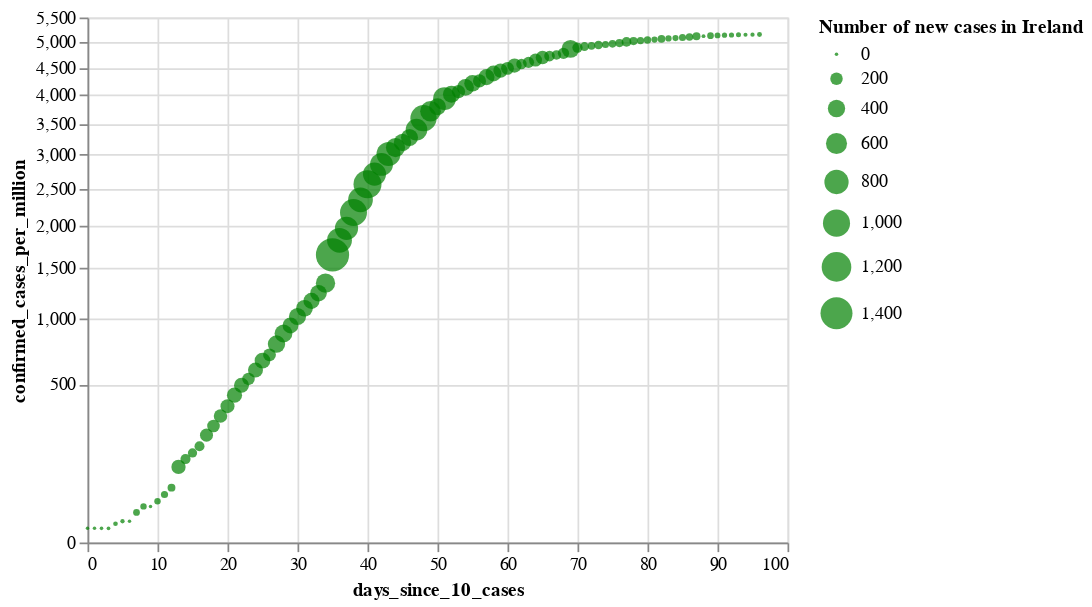

Notebook code cell kept with this figure:
### Markdown cell above
# Number of Covid-19 cases per million
The respective population of Ireland, Italy, and Spain is as follows (in millions) [\[source\]](https://en.wikipedia.org/wiki/List_of_countries_and_dependencies_by_population):

- **Ireland** : 4.9M
- **Italy** : 60.2M
- **Spain** : 47.1M

If we plot a figure dividing the total number of cases reported daily by the population (in millions) we can find how many persons are infected per 1 million, which give us a normalized value we could use to understand the severity of the outbreak.

### Code cell
#hide

cases_per_million_ie_plot = alt.Chart(source_ie).mark_circle(
    color='green',
    opacity=0.7).encode(
    x='days_since_10_cases:Q',
#     y='confirmed_cases:Q',
    y=alt.Y('confirmed_cases_per_million:Q', scale=alt.Scale(type='sqrt')),
    size=alt.Size('new_cases:Q', title="Number of new cases in Ireland"),
    tooltip=['country', 'date:T', 'confirmed_cases:Q', 'confirmed_cases_per_million:Q', 'new_cases', 'new_deaths']
)#.interactive()

cases_per_million_ie_plot

### Figure 1 — Vega-Lite specification as saved in the notebook (floating-point values rounded to 4 significant figures)
{"config": {"view": {"continuousWidth": 400, "continuousHeight": 300}}, "data": {"name": "data-9c9786dd00a1fae00bcc38acf1459469"}, "mark": {"type": "circle", "color": "green", "opacity": 0.7}, "encoding": {"size": {"type": "quantitative", "field": "new_cases", "title": "Number of new cases in Ireland"}, "tooltip": [{"type": "nominal", "field": "country"}, {"type": "temporal", "field": "date"}, {"type": "quantitative", "field": "confirmed_cases"}, {"type": "quantitative", "field": "confirmed_cases_per_million"}, {"type": "quantitative", "field": "new_cases"}, {"type": "quantitative", "field": "new_deaths"}], "x": {"type": "quantitative", "field": "days_since_10_cases"}, "y": {"type": "quantitative", "field": "confirmed_cases_per_million", "scale": {"type": "sqrt"}}}, "$schema": "https://vega.github.io/schema/vega-lite/v4.0.2.json", "datasets": {"data-9c9786dd00a1fae00bcc38acf1459469": [{"country": "Ireland", "date": "2020-03-06", "days_since_10_cases": 0, "confirmed_cases": 18, "confirmed_cases_per_million": 4.0, "new_cases": 0, "new_deaths": 0, "new_recovered": 0}, {"country": "Ireland", "date": "2020-03-07", "days_since_10_cases": 1, "confirmed_cases": 18, "confirmed_cases_per_million": 4.0, "new_cases": 0, "new_deaths": 0, "new_recovered": 0}, {"country": "Ireland", "date": "2020-03-08", "days_since_10_cases": 2, "confirmed_cases": 19, "confirmed_cases_per_million": 4.0, "new_cases": 1, "new_deaths": 0, "new_recovered": 0}, {"country": "Ireland", "date": "2020-03-09", "days_since_10_cases": 3, "confirmed_cases": 21, "confirmed_cases_per_million": 4.0, "new_cases": 2, "new_deaths": 0, "new_recovered": 0}, {"country": "Ireland", "date": "2020-03-10", "days_since_10_cases": 4, "confirmed_cases": 34, "confirmed_cases_per_million": 7.0, "new_cases": 13, "new_deaths": 0, "new_recovered": 0}, {"country": "Ireland", "date": "2020-03-11", "days_since_10_cases": 5, "confirmed_cases": 43, "confirmed_cases_per_million": 9.0, "new_cases": 9, "new_deaths": 1, "new_recovered": 0}, {"country": "Ireland", "date": "2020-03-12", "days_since_10_cases": 6, "confirmed_cases": 43, "confirmed_cases_per_million": 9.0, "new_cases": 0, "new_deaths": 0, "new_recovered": 0}, {"country": "Ireland", "date": "2020-03-13", "days_since_10_cases": 7, "confirmed_cases": 90, "confirmed_cases_per_million": 18.0, "new_cases": 47, "new_deaths": 0, "new_recovered": 0}, {"country": "Ireland", "date": "2020-03-14", "days_since_10_cases": 8, "confirmed_cases": 129, "confirmed_cases_per_million": 26.0, "new_cases": 39, "new_deaths": 1, "new_recovered": 0}, {"country": "Ireland", "date": "2020-03-15", "days_since_10_cases": 9, "confirmed_cases": 129, "confirmed_cases_per_million": 26.0, "new_cases": 0, "new_deaths": 0, "new_recovered": 0}, {"country": "Ireland", "date": "2020-03-16", "days_since_10_cases": 10, "confirmed_cases": 169, "confirmed_cases_per_million": 34.0, "new_cases": 40, "new_deaths": 0, "new_recovered": 0}, {"country": "Ireland", "date": "2020-03-17", "days_since_10_cases": 11, "confirmed_cases": 223, "confirmed_cases_per_million": 46.0, "new_cases": 54, "new_deaths": 0, "new_recovered": 5}, {"country": "Ireland", "date": "2020-03-18", "days_since_10_cases": 12, "confirmed_cases": 292, "confirmed_cases_per_million": 60.0, "new_cases": 69, "new_deaths": 0, "new_recovered": 0}, {"country": "Ireland", "date": "2020-03-19", "days_since_10_cases": 13, "confirmed_cases": 557, "confirmed_cases_per_million": 114.0, "new_cases": 265, "new_deaths": 1, "new_recovered": 0}, {"country": "Ireland", "date": "2020-03-20", "days_since_10_cases": 14, "confirmed_cases": 683, "confirmed_cases_per_million": 139.0, "new_cases": 126, "new_deaths": 0, "new_recovered": 0}, {"country": "Ireland", "date": "2020-03-21", "days_since_10_cases": 15, "confirmed_cases": 785, "confirmed_cases_per_million": 160.0, "new_cases": 102, "new_deaths": 0, "new_recovered": 0}, {"country": "Ireland", "date": "2020-03-22", "days_since_10_cases": 16, "confirmed_cases": 906, "confirmed_cases_per_million": 185.0, "new_cases": 121, "new_deaths": 1, "new_recovered": 0}, {"country": "Ireland", "date": "2020-03-23", "days_since_10_cases": 17, "confirmed_cases": 1125, "confirmed_cases_per_million": 230.0, "new_cases": 219, "new_deaths": 2, "new_recovered": 0}, {"country": "Ireland", "date": "2020-03-24", "days_since_10_cases": 18, "confirmed_cases": 1329, "confirmed_cases_per_million": 271.0, "new_cases": 204, "new_deaths": 1, "new_recovered": 0}, {"country": "Ireland", "date": "2020-03-25", "days_since_10_cases": 19, "confirmed_cases": 1564, "confirmed_cases_per_million": 319.0, "new_cases": 235, "new_deaths": 2, "new_recovered": 0}, {"country": "Ireland", "date": "2020-03-26", "days_since_10_cases": 20, "confirmed_cases": 1819, "confirmed_cases_per_million": 371.0, "new_cases": 255, "new_deaths": 10, "new_recovered": 0}, {"country": "Ireland", "date": "2020-03-27", "days_since_10_cases": 21, "confirmed_cases": 2121, "confirmed_cases_per_million": 433.0, "new_cases": 302, "new_deaths": 3, "new_recovered": 0}, {"country": "Ireland", "date": "2020-03-28", "days_since_10_cases": 22, "confirmed_cases": 2415, "confirmed_cases_per_million": 493.0, "new_cases": 294, "new_deaths": 14, "new_recovered": 0}, {"country": "Ireland", "date": "2020-03-29", "days_since_10_cases": 23, "confirmed_cases": 2615, "confirmed_cases_per_million": 534.0, "new_cases": 200, "new_deaths": 10, "new_recovered": 0}, {"country": "Ireland", "date": "2020-03-30", "days_since_10_cases": 24, "confirmed_cases": 2910, "confirmed_cases_per_million": 594.0, "new_cases": 295, "new_deaths": 8, "new_recovered": 0}, {"country": "Ireland", "date": "2020-03-31", "days_since_10_cases": 25, "confirmed_cases": 3235, "confirmed_cases_per_million": 660.0, "new_cases": 325, "new_deaths": 17, "new_recovered": 0}, {"country": "Ireland", "date": "2020-04-01", "days_since_10_cases": 26, "confirmed_cases": 3447, "confirmed_cases_per_million": 703.0, "new_cases": 212, "new_deaths": 14, "new_recovered": 0}, {"country": "Ireland", "date": "2020-04-02", "days_since_10_cases": 27, "confirmed_cases": 3849, "confirmed_cases_per_million": 786.0, "new_cases": 402, "new_deaths": 13, "new_recovered": 0}, {"country": "Ireland", "date": "2020-04-03", "days_since_10_cases": 28, "confirmed_cases": 4273, "confirmed_cases_per_million": 872.0, "new_cases": 424, "new_deaths": 22, "new_recovered": 0}, {"country": "Ireland", "date": "2020-04-04", "days_since_10_cases": 29, "confirmed_cases": 4604, "confirmed_cases_per_million": 940.0, "new_cases": 331, "new_deaths": 17, "new_recovered": 20}, {"country": "Ireland", "date": "2020-04-05", "days_since_10_cases": 30, "confirmed_cases": 4994, "confirmed_cases_per_million": 1019.0, "new_cases": 390, "new_deaths": 21, "new_recovered": 0}, {"country": "Ireland", "date": "2020-04-06", "days_since_10_cases": 31, "confirmed_cases": 5364, "confirmed_cases_per_million": 1095.0, "new_cases": 370, "new_deaths": 16, "new_recovered": 0}, {"country": "Ireland", "date": "2020-04-07", "days_since_10_cases": 32, "confirmed_cases": 5709, "confirmed_cases_per_million": 1165.0, "new_cases": 345, "new_deaths": 36, "new_recovered": 0}, {"country": "Ireland", "date": "2020-04-08", "days_since_10_cases": 33, "confirmed_cases": 6074, "confirmed_cases_per_million": 1240.0, "new_cases": 365, "new_deaths": 25, "new_recovered": 0}, {"country": "Ireland", "date": "2020-04-09", "days_since_10_cases": 34, "confirmed_cases": 6574, "confirmed_cases_per_million": 1342.0, "new_cases": 500, "new_deaths": 28, "new_recovered": 0}, {"country": "Ireland", "date": "2020-04-10", "days_since_10_cases": 35, "confirmed_cases": 8089, "confirmed_cases_per_million": 1651.0, "new_cases": 1515, "new_deaths": 24, "new_recovered": 0}, {"country": "Ireland", "date": "2020-04-11", "days_since_10_cases": 36, "confirmed_cases": 8928, "confirmed_cases_per_million": 1822.0, "new_cases": 839, "new_deaths": 33, "new_recovered": 0}, {"country": "Ireland", "date": "2020-04-12", "days_since_10_cases": 37, "confirmed_cases": 9655, "confirmed_cases_per_million": 1970.0, "new_cases": 727, "new_deaths": 14, "new_recovered": 0}, {"country": "Ireland", "date": "2020-04-13", "days_since_10_cases": 38, "confirmed_cases": 10647, "confirmed_cases_per_million": 2173.0, "new_cases": 992, "new_deaths": 31, "new_recovered": 0}, {"country": "Ireland", "date": "2020-04-14", "days_since_10_cases": 39, "confirmed_cases": 11479, "confirmed_cases_per_million": 2343.0, "new_cases": 832, "new_deaths": 41, "new_recovered": 0}, {"country": "Ireland", "date": "2020-04-15", "days_since_10_cases": 40, "confirmed_cases": 12547, "confirmed_cases_per_million": 2561.0, "new_cases": 1068, "new_deaths": 38, "new_recovered": 52}, {"country": "Ireland", "date": "2020-04-16", "days_since_10_cases": 41, "confirmed_cases": 13271, "confirmed_cases_per_million": 2708.0, "new_cases": 724, "new_deaths": 42, "new_recovered": 0}, {"country": "Ireland", "date": "2020-04-17", "days_since_10_cases": 42, "confirmed_cases": 13980, "confirmed_cases_per_million": 2853.0, "new_cases": 709, "new_deaths": 44, "new_recovered": 0}, {"country": "Ireland", "date": "2020-04-18", "days_since_10_cases": 43, "confirmed_cases": 14758, "confirmed_cases_per_million": 3012.0, "new_cases": 778, "new_deaths": 41, "new_recovered": 0}, {"country": "Ireland", "date": "2020-04-19", "days_since_10_cases": 44, "confirmed_cases": 15251, "confirmed_cases_per_million": 3112.0, "new_cases": 493, "new_deaths": 39, "new_recovered": 0}, {"country": "Ireland", "date": "2020-04-20", "days_since_10_cases": 45, "confirmed_cases": 15652, "confirmed_cases_per_million": 3194.0, "new_cases": 401, "new_deaths": 77, "new_recovered": 0}, {"country": "Ireland", "date": "2020-04-21", "days_since_10_cases": 46, "confirmed_cases": 16040, "confirmed_cases_per_million": 3273.0, "new_cases": 388, "new_deaths": 43, "new_recovered": 9156}, {"country": "Ireland", "date": "2020-04-22", "days_since_10_cases": 47, "confirmed_cases": 16671, "confirmed_cases_per_million": 3402.0, "new_cases": 631, "new_deaths": 39, "new_recovered": 0}, {"country": "Ireland", "date": "2020-04-23", "days_since_10_cases": 48, "confirmed_cases": 17607, "confirmed_cases_per_million": 3593.0, "new_cases": 936, "new_deaths": 25, "new_recovered": 0}, {"country": "Ireland", "date": "2020-04-24", "days_since_10_cases": 49, "confirmed_cases": 18184, "confirmed_cases_per_million": 3711.0, "new_cases": 577, "new_deaths": 220, "new_recovered": 0}, {"country": "Ireland", "date": "2020-04-25", "days_since_10_cases": 50, "confirmed_cases": 18561, "confirmed_cases_per_million": 3788.0, "new_cases": 377, "new_deaths": 49, "new_recovered": 0}, {"country": "Ireland", "date": "2020-04-26", "days_since_10_cases": 51, "confirmed_cases": 19262, "confirmed_cases_per_million": 3931.0, "new_cases": 701, "new_deaths": 24, "new_recovered": 0}, {"country": "Ireland", "date": "2020-04-27", "days_since_10_cases": 52, "confirmed_cases": 19648, "confirmed_cases_per_million": 4010.0, "new_cases": 386, "new_deaths": 15, "new_recovered": 0}, {"country": "Ireland", "date": "2020-04-28", "days_since_10_cases": 53, "confirmed_cases": 19877, "confirmed_cases_per_million": 4057.0, "new_cases": 229, "new_deaths": 57, "new_recovered": 0}, {"country": "Ireland", "date": "2020-04-29", "days_since_10_cases": 54, "confirmed_cases": 20253, "confirmed_cases_per_million": 4133.0, "new_cases": 376, "new_deaths": 31, "new_recovered": 4153}, {"country": "Ireland", "date": "2020-04-30", "days_since_10_cases": 55, "confirmed_cases": 20612, "confirmed_cases_per_million": 4207.0, "new_cases": 359, "new_deaths": 42, "new_recovered": 0}, {"country": "Ireland", "date": "2020-05-01", "days_since_10_cases": 56, "confirmed_cases": 20833, "confirmed_cases_per_million": 4252.0, "new_cases": 221, "new_deaths": 33, "new_recovered": 0}, {"country": "Ireland", "date": "2020-05-02", "days_since_10_cases": 57, "confirmed_cases": 21176, "confirmed_cases_per_million": 4322.0, "new_cases": 343, "new_deaths": 21, "new_recovered": 0}, {"country": "Ireland", "date": "2020-05-03", "days_since_10_cases": 58, "confirmed_cases": 21506, "confirmed_cases_per_million": 4389.0, "new_cases": 330, "new_deaths": 17, "new_recovered": 0}, {"country": "Ireland", "date": "2020-05-04", "days_since_10_cases": 59, "confirmed_cases": 21772, "confirmed_cases_per_million": 4443.0, "new_cases": 266, "new_deaths": 16, "new_recovered": 0}, {"country": "Ireland", "date": "2020-05-05", "days_since_10_cases": 60, "confirmed_cases": 21983, "confirmed_cases_per_million": 4486.0, "new_cases": 211, "new_deaths": 20, "new_recovered": 0}, {"country": "Ireland", "date": "2020-05-06", "days_since_10_cases": 61, "confirmed_cases": 22248, "confirmed_cases_per_million": 4540.0, "new_cases": 265, "new_deaths": 36, "new_recovered": 3724}, {"country": "Ireland", "date": "2020-05-07", "days_since_10_cases": 62, "confirmed_cases": 22385, "confirmed_cases_per_million": 4568.0, "new_cases": 137, "new_deaths": 28, "new_recovered": 0}, {"country": "Ireland", "date": "2020-05-08", "days_since_10_cases": 63, "confirmed_cases": 22541, "confirmed_cases_per_million": 4600.0, "new_cases": 156, "new_deaths": 26, "new_recovered": 0}, {"country": "Ireland", "date": "2020-05-09", "days_since_10_cases": 64, "confirmed_cases": 22760, "confirmed_cases_per_million": 4645.0, "new_cases": 219, "new_deaths": 17, "new_recovered": 0}, {"country": "Ireland", "date": "2020-05-10", "days_since_10_cases": 65, "confirmed_cases": 22996, "confirmed_cases_per_million": 4693.0, "new_cases": 236, "new_deaths": 12, "new_recovered": 0}, {"country": "Ireland", "date": "2020-05-11", "days_since_10_cases": 66, "confirmed_cases": 23135, "confirmed_cases_per_million": 4721.0, "new_cases": 139, "new_deaths": 9, "new_recovered": 0}, {"country": "Ireland", "date": "2020-05-12", "days_since_10_cases": 67, "confirmed_cases": 23242, "confirmed_cases_per_million": 4743.0, "new_cases": 107, "new_deaths": 21, "new_recovered": 0}, {"country": "Ireland", "date": "2020-05-13", "days_since_10_cases": 68, "confirmed_cases": 23401, "confirmed_cases_per_million": 4776.0, "new_cases": 159, "new_deaths": 9, "new_recovered": 2360}, {"country": "Ireland", "date": "2020-05-14", "days_since_10_cases": 69, "confirmed_cases": 23827, "confirmed_cases_per_million": 4863.0, "new_cases": 426, "new_deaths": 9, "new_recovered": 0}, {"country": "Ireland", "date": "2020-05-15", "days_since_10_cases": 70, "confirmed_cases": 23956, "confirmed_cases_per_million": 4889.0, "new_cases": 129, "new_deaths": 12, "new_recovered": 0}, {"country": "Ireland", "date": "2020-05-16", "days_since_10_cases": 71, "confirmed_cases": 24048, "confirmed_cases_per_million": 4908.0, "new_cases": 92, "new_deaths": 15, "new_recovered": 0}, {"country": "Ireland", "date": "2020-05-17", "days_since_10_cases": 72, "confirmed_cases": 24112, "confirmed_cases_per_million": 4921.0, "new_cases": 64, "new_deaths": 10, "new_recovered": 0}, {"country": "Ireland", "date": "2020-05-18", "days_since_10_cases": 73, "confirmed_cases": 24200, "confirmed_cases_per_million": 4939.0, "new_cases": 88, "new_deaths": 4, "new_recovered": 0}, {"country": "Ireland", "date": "2020-05-19", "days_since_10_cases": 74, "confirmed_cases": 24251, "confirmed_cases_per_million": 4949.0, "new_cases": 51, "new_deaths": 14, "new_recovered": 0}, {"country": "Ireland", "date": "2020-05-20", "days_since_10_cases": 75, "confirmed_cases": 24315, "confirmed_cases_per_million": 4962.0, "new_cases": 64, "new_deaths": 10, "new_recovered": 1590}, {"country": "Ireland", "date": "2020-05-21", "days_since_10_cases": 76, "confirmed_cases": 24391, "confirmed_cases_per_million": 4978.0, "new_cases": 76, "new_deaths": 12, "new_recovered": 0}, {"country": "Ireland", "date": "2020-05-22", "days_since_10_cases": 77, "confirmed_cases": 24506, "confirmed_cases_per_million": 5001.0, "new_cases": 115, "new_deaths": 9, "new_recovered": 0}, {"country": "Ireland", "date": "2020-05-23", "days_since_10_cases": 78, "confirmed_cases": 24582, "confirmed_cases_per_million": 5017.0, "new_cases": 76, "new_deaths": 12, "new_recovered": 0}, {"country": "Ireland", "date": "2020-05-24", "days_since_10_cases": 79, "confirmed_cases": 24639, "confirmed_cases_per_million": 5028.0, "new_cases": 57, "new_deaths": 4, "new_recovered": 0}, {"country": "Ireland", "date": "2020-05-25", "days_since_10_cases": 80, "confirmed_cases": 24698, "confirmed_cases_per_million": 5040.0, "new_cases": 59, "new_deaths": -2, "new_recovered": 0}, {"country": "Ireland", "date": "2020-05-26", "days_since_10_cases": 81, "confirmed_cases": 24735, "confirmed_cases_per_million": 5048.0, "new_cases": 37, "new_deaths": 9, "new_recovered": 0}, {"country": "Ireland", "date": "2020-05-27", "days_since_10_cases": 82, "confirmed_cases": 24803, "confirmed_cases_per_million": 5062.0, "new_cases": 68, "new_deaths": 16, "new_recovered": 1029}, {"country": "Ireland", "date": "2020-05-28", "days_since_10_cases": 83, "confirmed_cases": 24841, "confirmed_cases_per_million": 5070.0, "new_cases": 38, "new_deaths": 8, "new_recovered": 0}, {"country": "Ireland", "date": "2020-05-29", "days_since_10_cases": 84, "confirmed_cases": 24876, "confirmed_cases_per_million": 5077.0, "new_cases": 35, "new_deaths": 6, "new_recovered": 0}, {"country": "Ireland", "date": "2020-05-30", "days_since_10_cases": 85, "confirmed_cases": 24929, "confirmed_cases_per_million": 5088.0, "new_cases": 53, "new_deaths": 6, "new_recovered": 0}, {"country": "Ireland", "date": "2020-05-31", "days_since_10_cases": 86, "confirmed_cases": 24990, "confirmed_cases_per_million": 5100.0, "new_cases": 61, "new_deaths": 1, "new_recovered": 0}, {"country": "Ireland", "date": "2020-06-01", "days_since_10_cases": 87, "confirmed_cases": 25062, "confirmed_cases_per_million": 5115.0, "new_cases": 72, "new_deaths": -2, "new_recovered": 0}, {"country": "Ireland", "date": "2020-06-02", "days_since_10_cases": 88, "confirmed_cases": 25066, "confirmed_cases_per_million": 5116.0, "new_cases": 4, "new_deaths": 8, "new_recovered": 0}, {"country": "Ireland", "date": "2020-06-03", "days_since_10_cases": 89, "confirmed_cases": 25111, "confirmed_cases_per_million": 5125.0, "new_cases": 45, "new_deaths": 1, "new_recovered": 609}, {"country": "Ireland", "date": "2020-06-04", "days_since_10_cases": 90, "confirmed_cases": 25142, "confirmed_cases_per_million": 5131.0, "new_cases": 31, "new_deaths": 5, "new_recovered": 0}, {"country": "Ireland", "date": "2020-06-05", "days_since_10_cases": 91, "confirmed_cases": 25163, "confirmed_cases_per_million": 5135.0, "new_cases": 21, "new_deaths": 6, "new_recovered": 0}, {"country": "Ireland", "date": "2020-06-06", "days_since_10_cases": 92, "confirmed_cases": 25183, "confirmed_cases_per_million": 5139.0, "new_cases": 20, "new_deaths": 8, "new_recovered": 0}, {"country": "Ireland", "date": "2020-06-07", "days_since_10_cases": 93, "confirmed_cases": 25201, "confirmed_cases_per_million": 5143.0, "new_cases": 18, "new_deaths": 1, "new_recovered": 0}, {"country": "Ireland", "date": "2020-06-08", "days_since_10_cases": 94, "confirmed_cases": 25207, "confirmed_cases_per_million": 5144.0, "new_cases": 6, "new_deaths": 4, "new_recovered": 0}, {"country": "Ireland", "date": "2020-06-09", "days_since_10_cases": 95, "confirmed_cases": 25215, "confirmed_cases_per_million": 5146.0, "new_cases": 8, "new_deaths": 8, "new_recovered": 0}, {"country": "Ireland", "date": "2020-06-10", "days_since_10_cases": 96, "confirmed_cases": 25231, "confirmed_cases_per_million": 5149.0, "new_cases": 16, "new_deaths": 4, "new_recovered": 0}]}}
